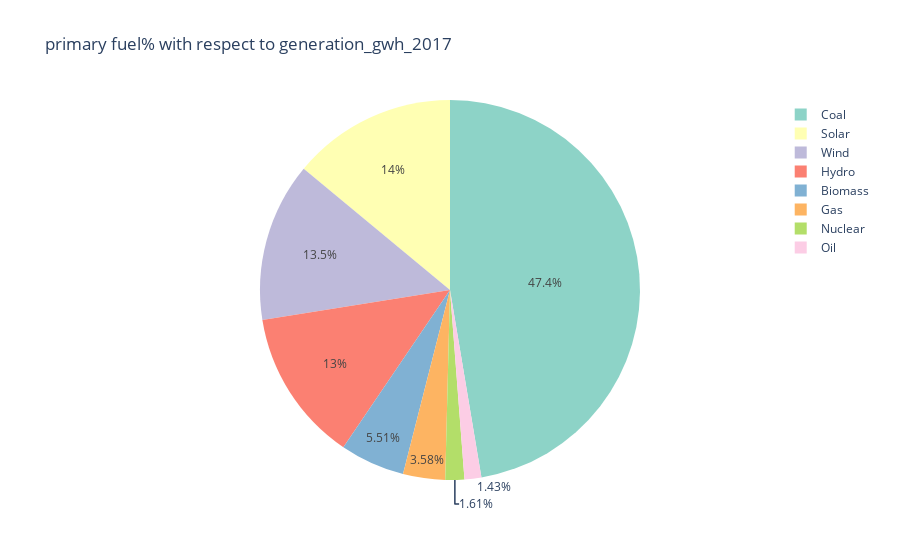

The notebook cell saved with this chart:
### Markdown cell above
# BIVARIATE ANALYSIS

### Code cell
px.pie(global_power,values='generation_gwh_2017',names='primary_fuel',title='primary fuel% with respect to generation_gwh_2017',color_discrete_sequence= px.colors.qualitative.Set3)

### Figure 1 — Plotly figure (JSON) as saved in the notebook; plotly's stock layout.template omitted (floating-point values rounded to 4 significant figures; data arrays with more than 128 entries replaced by an {"elided": "..."} marker saying what was removed)
{"data": [{"domain": {"x": [0, 1], "y": [0, 1]}, "hovertemplate": "primary_fuel=%{label}<br>generation_gwh_2017=%{value}<extra></extra>", "labels": {"elided": "908 str values"}, "legendgroup": "", "name": "", "showlegend": true, "type": "pie", "values": {"elided": "908 float values"}}], "layout": {"legend": {"tracegroupgap": 0}, "piecolorway": ["rgb(141,211,199)", "rgb(255,255,179)", "rgb(190,186,218)", "rgb(251,128,114)", "rgb(128,177,211)", "rgb(253,180,98)", "rgb(179,222,105)", "rgb(252,205,229)", "rgb(217,217,217)", "rgb(188,128,189)", "rgb(204,235,197)", "rgb(255,237,111)"], "title": {"text": "primary fuel% with respect to generation_gwh_2017"}}}
